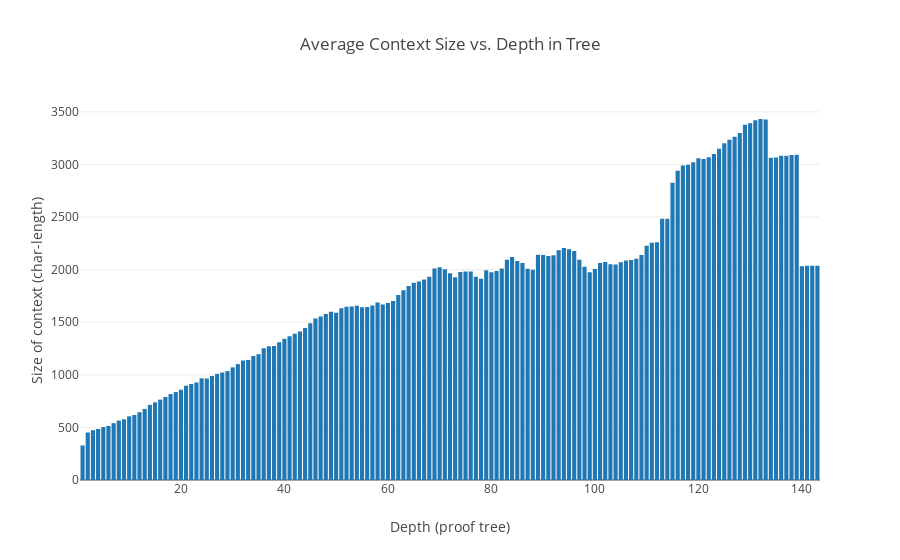

The cell this chart's notebook holds for it:
### Code cell
import plotly
import plotly.plotly as py
import plotly.graph_objs as go

avg_depth_ctx_size = tactr_stats.avg_depth_size(DepthMode.CHAR_CTX).items()
data = [go.Bar(x=[p[0] for p in avg_depth_ctx_size], y=[p[1] for p in avg_depth_ctx_size])]

layout = go.Layout(
    title='Average Context Size vs. Depth in Tree',
    xaxis=dict(
        title='Depth (proof tree)'
    ),
    yaxis=dict(
        title='Size of context (char-length)',
    ),
)
fig = go.Figure(data=data, layout=layout)
plotly.offline.init_notebook_mode(connected=True)
plotly.offline.iplot(fig, filename='average-context-size')

### Figure 1 — Plotly figure (JSON) as saved in the notebook; plotly's stock layout.template omitted (floating-point values rounded to 4 significant figures; data arrays with more than 128 entries replaced by an {"elided": "..."} marker saying what was removed)
{"data": [{"type": "bar", "x": {"elided": "143 int values"}, "y": {"elided": "143 float values"}}], "layout": {"title": "Average Context Size vs. Depth in Tree", "xaxis": {"title": "Depth (proof tree)"}, "yaxis": {"title": "Size of context (char-length)"}}}
